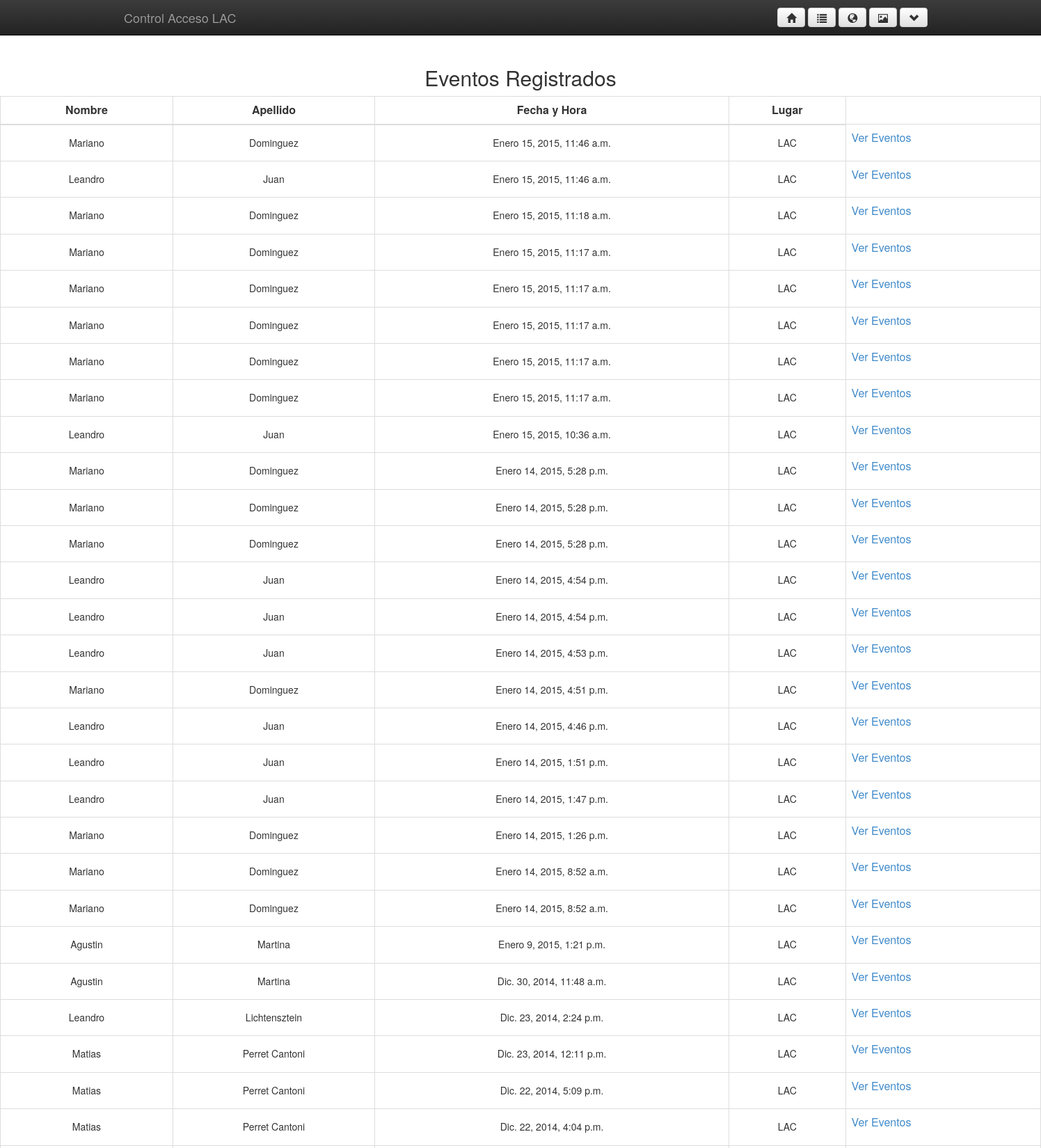
Screenshot of /tablaEventos (signed in, upper part) with the database file from the repository.
### control/models.py (models this page shows)
class Eventos_dj(models.Model):
    id = models.AutoField(primary_key=True)
    id_usuario_eventos= models.IntegerField()
    nombres_eventos = models.CharField(max_length=50)
    apellidos_eventos = models.CharField(max_length=50)
    fechayhora_eventos = models.DateTimeField()
    lugar_eventos= models.CharField(max_length=50)

### control/views.py (the view)
# urls.py: url(r'^tablaEventos', 'control.views.mostrarTablaEventos', name='tablaEventos'),
@login_required()
def mostrarTablaEventos(request): # Muestra eventos
    if request.method=="POST": #Si hay post es prque se quiere ver todos los eventos
        eventos = Eventos_dj.objects.order_by('-id')
        return render_to_response('tablaEventos.html',{'usuarios': eventos },RequestContext(request))
    eventos = Eventos_dj.objects.order_by('-id')[:50]
    return render_to_response('tablaEventos.html',{'usuarios': eventos },RequestContext(request))

### login/templates/tablaEventos.html (shortened to what this page needs)
{% include 'base2.html' %}
<center><h2>Eventos Registrados</h2></center>
<head>
 <link rel="stylesheet" href="/static/css/datepicker.css">
</head>
<body>
<table  class="table table-hover table-bordered">
<thead>
<tr>
<th><center>Nombre</center></th>
<th><center>Apellido</center></th>
<th><center>Fecha y Hora</center></th>
<th><center>Lugar</center></th>
</tr>
</thead>
<tbody>
{% for usuario in usuarios %}
<tr>
<td align='center'><h5>{{ usuario.nombres_eventos }}</h5></td>
<td align='center'><h5>{{ usuario.apellidos_eventos }}</h5></td>
<td align='center'><h5>{{ usuario.fechayhora_eventos }}</h5></td>
<td align='center'><h5>{{ usuario.lugar_eventos }}</h5></td>
<td><a href="/eventosUsuario/{{usuario.id_usuario_eventos}}">Ver Eventos</a><br/>
</td>
{% endfor %}
</tbody>
</table>
</body>

### login/templates/base2.html (style rules this page uses)
body { padding-top: 5%; }

### rows the page displays
Eventos_dj: nombres_eventos "Mariano", apellidos_eventos "Dominguez", fechayhora_eventos "Enero 15, 2015, 11:46 a.m.", lugar_eventos "LAC"
Eventos_dj: nombres_eventos "Leandro", apellidos_eventos "Juan", fechayhora_eventos "Enero 15, 2015, 11:46 a.m.", lugar_eventos "LAC"
Eventos_dj: nombres_eventos "Mariano", apellidos_eventos "Dominguez", fechayhora_eventos "Enero 15, 2015, 11:18 a.m.", lugar_eventos "LAC"
Eventos_dj: nombres_eventos "Mariano", apellidos_eventos "Dominguez", fechayhora_eventos "Enero 15, 2015, 11:17 a.m.", lugar_eventos "LAC"
Eventos_dj: nombres_eventos "Mariano", apellidos_eventos "Dominguez", fechayhora_eventos "Enero 15, 2015, 11:17 a.m.", lugar_eventos "LAC"
Eventos_dj: nombres_eventos "Mariano", apellidos_eventos "Dominguez", fechayhora_eventos "Enero 15, 2015, 11:17 a.m.", lugar_eventos "LAC"
Eventos_dj: nombres_eventos "Mariano", apellidos_eventos "Dominguez", fechayhora_eventos "Enero 15, 2015, 11:17 a.m.", lugar_eventos "LAC"
Eventos_dj: nombres_eventos "Mariano", apellidos_eventos "Dominguez", fechayhora_eventos "Enero 15, 2015, 11:17 a.m.", lugar_eventos "LAC"
Eventos_dj: nombres_eventos "Leandro", apellidos_eventos "Juan", fechayhora_eventos "Enero 15, 2015, 10:36 a.m.", lugar_eventos "LAC"
Eventos_dj: nombres_eventos "Mariano", apellidos_eventos "Dominguez", fechayhora_eventos "Enero 14, 2015, 5:28 p.m.", lugar_eventos "LAC"
Eventos_dj: nombres_eventos "Mariano", apellidos_eventos "Dominguez", fechayhora_eventos "Enero 14, 2015, 5:28 p.m.", lugar_eventos "LAC"
Eventos_dj: nombres_eventos "Mariano", apellidos_eventos "Dominguez", fechayhora_eventos "Enero 14, 2015, 5:28 p.m.", lugar_eventos "LAC"
Eventos_dj: nombres_eventos "Leandro", apellidos_eventos "Juan", fechayhora_eventos "Enero 14, 2015, 4:54 p.m.", lugar_eventos "LAC"
Eventos_dj: nombres_eventos "Leandro", apellidos_eventos "Juan", fechayhora_eventos "Enero 14, 2015, 4:54 p.m.", lugar_eventos "LAC"
Eventos_dj: nombres_eventos "Leandro", apellidos_eventos "Juan", fechayhora_eventos "Enero 14, 2015, 4:53 p.m.", lugar_eventos "LAC"
Eventos_dj: nombres_eventos "Mariano", apellidos_eventos "Dominguez", fechayhora_eventos "Enero 14, 2015, 4:51 p.m.", lugar_eventos "LAC"
Eventos_dj: nombres_eventos "Leandro", apellidos_eventos "Juan", fechayhora_eventos "Enero 14, 2015, 4:46 p.m.", lugar_eventos "LAC"
Eventos_dj: nombres_eventos "Leandro", apellidos_eventos "Juan", fechayhora_eventos "Enero 14, 2015, 1:51 p.m.", lugar_eventos "LAC"
Eventos_dj: nombres_eventos "Leandro", apellidos_eventos "Juan", fechayhora_eventos "Enero 14, 2015, 1:47 p.m.", lugar_eventos "LAC"
Eventos_dj: nombres_eventos "Mariano", apellidos_eventos "Dominguez", fechayhora_eventos "Enero 14, 2015, 1:26 p.m.", lugar_eventos "LAC"
Eventos_dj: nombres_eventos "Mariano", apellidos_eventos "Dominguez", fechayhora_eventos "Enero 14, 2015, 8:52 a.m.", lugar_eventos "LAC"
Eventos_dj: nombres_eventos "Mariano", apellidos_eventos "Dominguez", fechayhora_eventos "Enero 14, 2015, 8:52 a.m.", lugar_eventos "LAC"
Eventos_dj: nombres_eventos "Agustin", apellidos_eventos "Martina", fechayhora_eventos "Enero 9, 2015, 1:21 p.m.", lugar_eventos "LAC"
Eventos_dj: nombres_eventos "Agustin", apellidos_eventos "Martina", fechayhora_eventos "Dic. 30, 2014, 11:48 a.m.", lugar_eventos "LAC"
Eventos_dj: nombres_eventos "Leandro", apellidos_eventos "Lichtensztein", fechayhora_eventos "Dic. 23, 2014, 2:24 p.m.", lugar_eventos "LAC"
Eventos_dj: nombres_eventos "Matias", apellidos_eventos "Perret Cantoni", fechayhora_eventos "Dic. 23, 2014, 12:11 p.m.", lugar_eventos "LAC"
Eventos_dj: nombres_eventos "Matias", apellidos_eventos "Perret Cantoni", fechayhora_eventos "Dic. 22, 2014, 5:09 p.m.", lugar_eventos "LAC"
Eventos_dj: nombres_eventos "Matias", apellidos_eventos "Perret Cantoni", fechayhora_eventos "Dic. 22, 2014, 4:04 p.m.", lugar_eventos "LAC"
